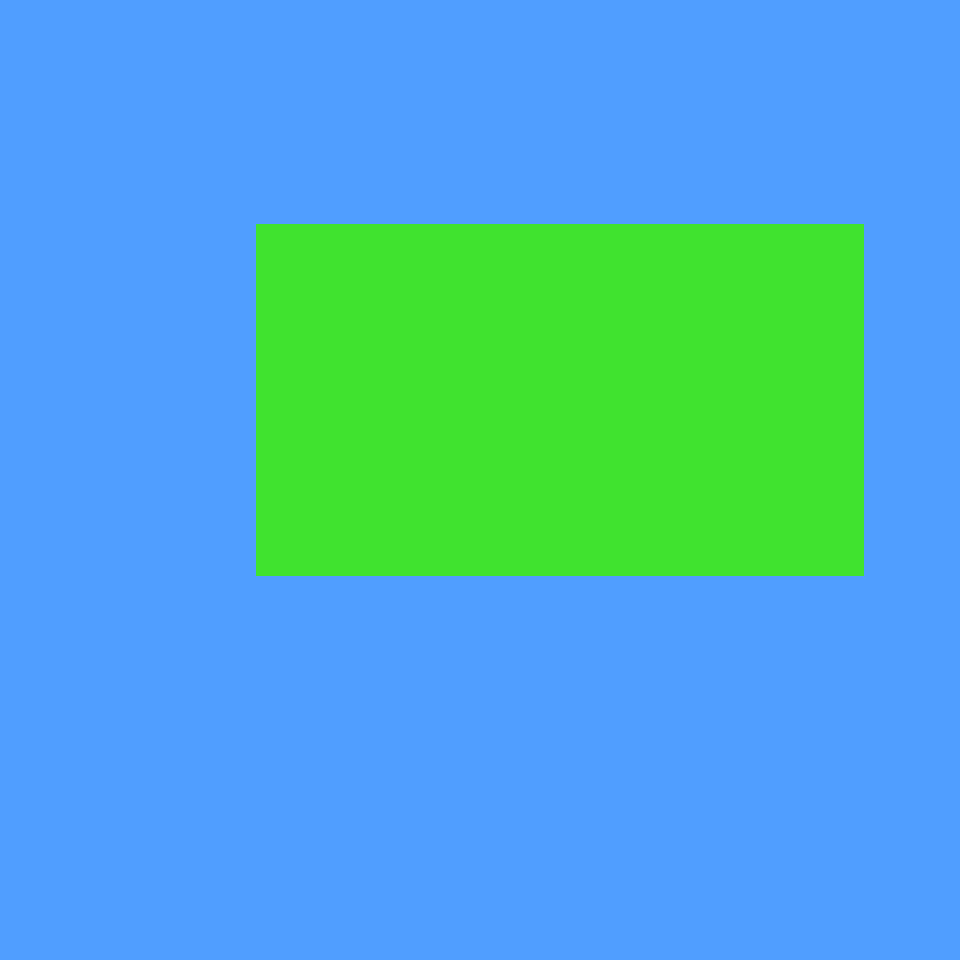

This is a level from a 2D game, rendered from its Tiled map with the project's own tilesets. A one-line summary and the complete map file follow:
An orthogonal 30x30 tile map with 32x32 px tiles, 1 tile layer (Tile Layer 1) and 7 objects (start, floor, scaleFloor, unscalableBall, wall, ...).

<map version="1.0" orientation="orthogonal" renderorder="right-down" width="30" height="30" tilewidth="32" tileheight="32" nextobjectid="9">
 <tileset firstgid="1" name="block_tileset" tilewidth="32" tileheight="32" tilecount="9" columns="3">
  <image source="../../images/block_tileset.png" width="96" height="96" />
 </tileset>
 <layer name="Tile Layer 1" width="30" height="30">
  <data encoding="csv">
1,1,1,1,1,1,1,1,1,1,1,1,1,1,1,1,1,1,1,1,1,1,1,1,1,1,1,1,1,1,
1,1,1,1,1,1,1,1,1,1,1,1,1,1,1,1,1,1,1,1,1,1,1,1,1,1,1,1,1,1,
1,1,1,1,1,1,1,1,1,1,1,1,1,1,1,1,1,1,1,1,1,1,1,1,1,1,1,1,1,1,
1,1,1,1,1,1,1,1,1,1,1,1,1,1,1,1,1,1,1,1,1,1,1,1,1,1,1,1,1,1,
1,1,1,1,1,1,1,1,1,1,1,1,1,1,1,1,1,1,1,1,1,1,1,1,1,1,1,1,1,1,
1,1,1,1,1,1,1,1,1,1,1,1,1,1,1,1,1,1,1,1,1,1,1,1,1,1,1,1,1,1,
1,1,1,1,1,1,1,1,1,1,1,1,1,1,1,1,1,1,1,1,1,1,1,1,1,1,1,1,1,1,
1,1,1,1,1,1,1,1,3,3,3,3,3,3,3,3,3,3,3,3,3,3,3,3,3,3,3,1,1,1,
1,1,1,1,1,1,1,1,3,3,3,3,3,3,3,3,3,3,3,3,3,3,3,3,3,3,3,1,1,1,
1,1,1,1,1,1,1,1,3,3,3,3,3,3,3,3,3,3,3,3,3,3,3,3,3,3,3,1,1,1,
1,1,1,1,1,1,1,1,3,3,3,3,3,3,3,3,3,3,3,3,3,3,3,3,3,3,3,1,1,1,
1,1,1,1,1,1,1,1,3,3,3,3,3,3,3,3,3,3,3,3,3,3,3,3,3,3,3,1,1,1,
1,1,1,1,1,1,1,1,3,3,3,3,3,3,3,3,3,3,3,3,3,3,3,3,3,3,3,1,1,1,
1,1,1,1,1,1,1,1,3,3,3,3,3,3,3,3,3,3,3,3,3,3,3,3,3,3,3,1,1,1,
1,1,1,1,1,1,1,1,3,3,3,3,3,3,3,3,3,3,3,3,3,3,3,3,3,3,3,1,1,1,
1,1,1,1,1,1,1,1,3,3,3,3,3,3,3,3,3,3,3,3,3,3,3,3,3,3,3,1,1,1,
1,1,1,1,1,1,1,1,3,3,3,3,3,3,3,3,3,3,3,3,3,3,3,3,3,3,3,1,1,1,
1,1,1,1,1,1,1,1,3,3,3,3,3,3,3,3,3,3,3,3,3,3,3,3,3,3,3,1,1,1,
1,1,1,1,1,1,1,1,1,1,1,1,1,1,1,1,1,1,1,1,1,1,1,1,1,1,1,1,1,1,
1,1,1,1,1,1,1,1,1,1,1,1,1,1,1,1,1,1,1,1,1,1,1,1,1,1,1,1,1,1,
1,1,1,1,1,1,1,1,1,1,1,1,1,1,1,1,1,1,1,1,1,1,1,1,1,1,1,1,1,1,
1,1,1,1,1,1,1,1,1,1,1,1,1,1,1,1,1,1,1,1,1,1,1,1,1,1,1,1,1,1,
1,1,1,1,1,1,1,1,1,1,1,1,1,1,1,1,1,1,1,1,1,1,1,1,1,1,1,1,1,1,
1,1,1,1,1,1,1,1,1,1,1,1,1,1,1,1,1,1,1,1,1,1,1,1,1,1,1,1,1,1,
1,1,1,1,1,1,1,1,1,1,1,1,1,1,1,1,1,1,1,1,1,1,1,1,1,1,1,1,1,1,
1,1,1,1,1,1,1,1,1,1,1,1,1,1,1,1,1,1,1,1,1,1,1,1,1,1,1,1,1,1,
1,1,1,1,1,1,1,1,1,1,1,1,1,1,1,1,1,1,1,1,1,1,1,1,1,1,1,1,1,1,
1,1,1,1,1,1,1,1,1,1,1,1,1,1,1,1,1,1,1,1,1,1,1,1,1,1,1,1,1,1,
1,1,1,1,1,1,1,1,1,1,1,1,1,1,1,1,1,1,1,1,1,1,1,1,1,1,1,1,1,1,
1,1,1,1,1,1,1,1,1,1,1,1,1,1,1,1,1,1,1,1,1,1,1,1,1,1,1,1,1,1
</data>
 </layer>
 <objectgroup name="Locations">
  <object id="1" name="start" x="292" y="386" width="33" height="34" />
 </objectgroup>
 <objectgroup name="Floors">
  <object id="2" name="floor" x="255" y="227" width="611" height="348" />
 </objectgroup>
 <objectgroup name="ScaleFloors">
  <object id="3" name="scaleFloor" x="263" y="237" width="77" height="327" />
 </objectgroup>
 <objectgroup name="Balls">
  <object id="4" name="unscalableBall" x="425" y="523" width="38" height="38">
   <properties>
    <property name="notScalable" type="bool" value="false" />
   </properties>
  </object>
 </objectgroup>
 <objectgroup name="Walls">
  <object id="5" name="wall" x="537" y="227" width="142" height="348" />
 </objectgroup>
 <objectgroup name="Bins">
  <object id="6" name="bin" x="747" y="375" width="67" height="65">
   <properties>
    <property name="scale" type="int" value="1" />
   </properties>
  </object>
 </objectgroup>
 <objectgroup name="Exits">
  <object id="7" name="exit" x="412" y="253" width="71" height="70">
   <properties>
    <property name="scale" type="int" value="1" />
   </properties>
  </object>
 </objectgroup>
</map>
